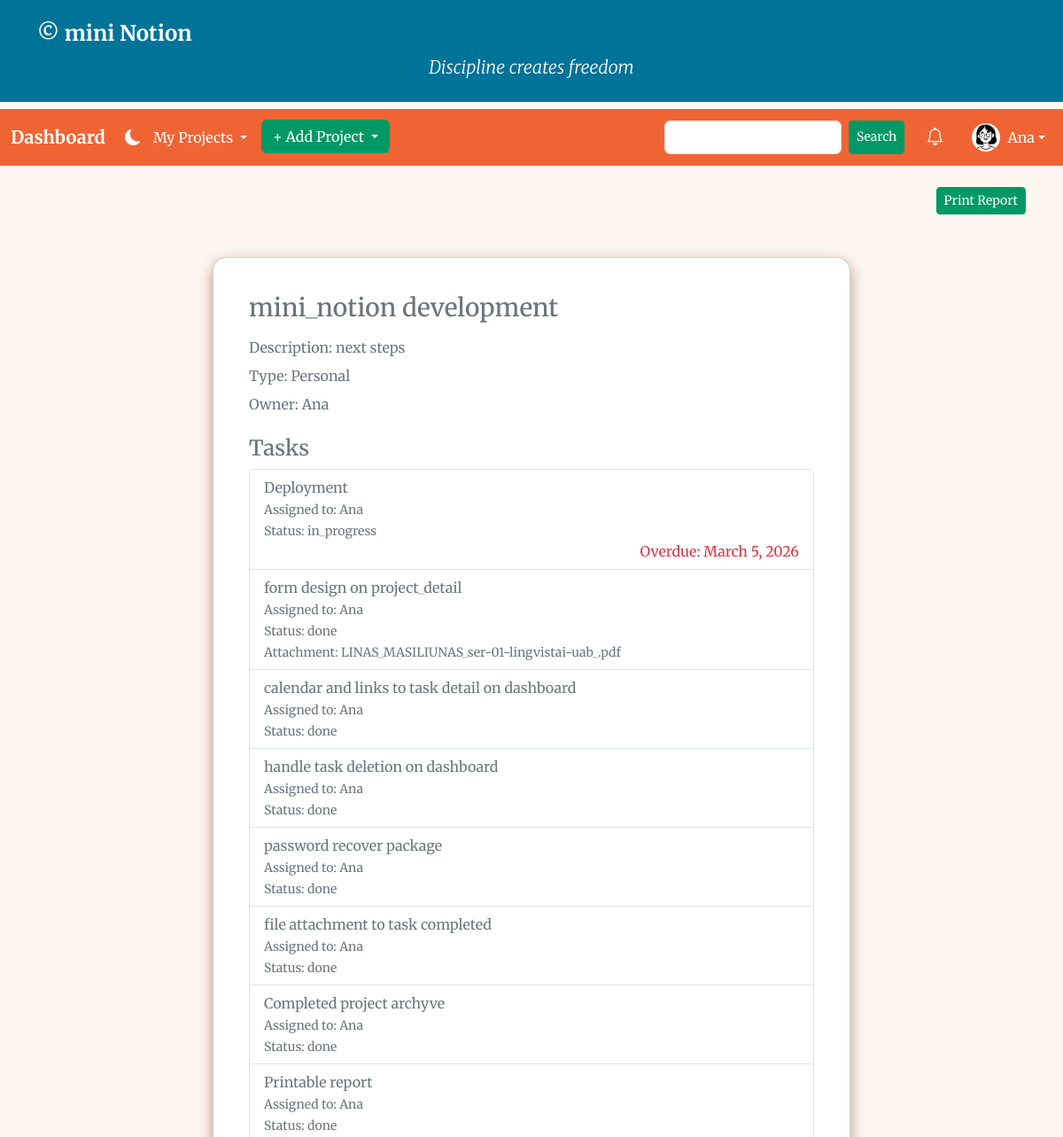
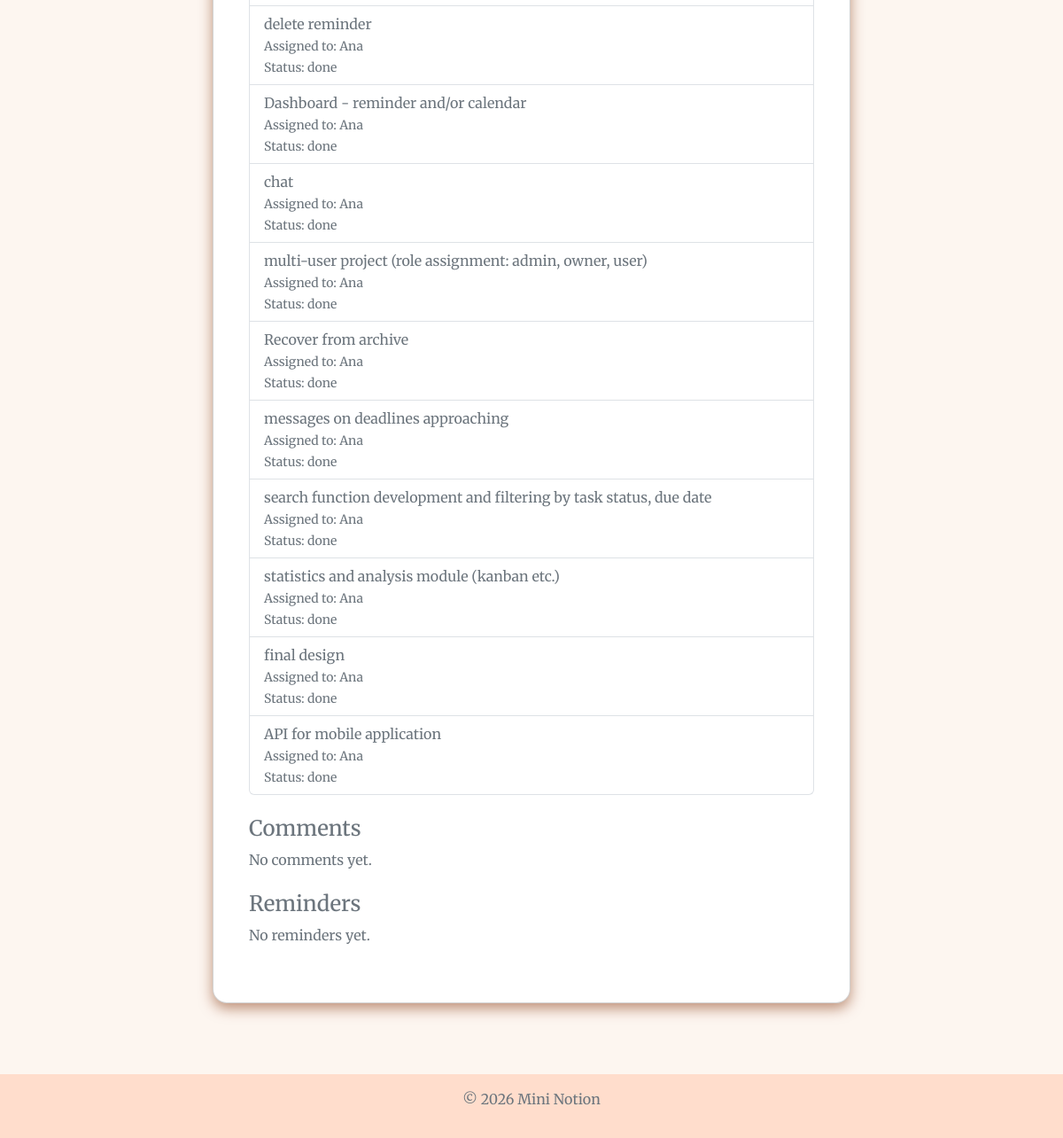
/shared/30/ (signed in), run on the app's committed database (2 pictures, top to bottom).
### mini_notion/models.py (models this page shows, shortened)
class UserProfile(models.Model):
    SYSTEM_ROLE_CHOICES = [
        ('admin', 'Admin'),
        ('pm', 'Project Manager'),
        ('user', 'User'),
    ]
    user = models.OneToOneField(User, on_delete=models.CASCADE)
    system_role = models.CharField(
        max_length=10,
        choices=SYSTEM_ROLE_CHOICES,
        default='user'
    )
    date_of_birth = models.DateField(null=True, blank=True)
    address = models.TextField(null=True, blank=True)
    drivers_category = models.CharField(max_length=10, null=True, blank=True)
    education_documents = models.FileField(upload_to='education_docs/', null=True, blank=True)
    reminders = models.BooleanField(default=True)
    email_notifications = models.BooleanField(default=True)
    in_app_notifications = models.BooleanField(default=True)
    theme = models.CharField(max_length=10, choices=[('light', 'Light'), ('dark', 'Dark')], default='light')
    default_view = models.CharField(max_length=10, choices=[('list', 'List'), ('grid', 'Grid')], default='list')
    language = models.CharField(max_length=5, choices=[('en', 'English'), ('lt', 'Lithuanian')], default='en')
    photo = models.ImageField(upload_to='profile_photos/', null=True, blank=True)

class Project(models.Model):
    PROJECT_TYPES = [
        ('personal', 'Personal'),
        ('work', 'Work'),
    ]
    title = models.CharField(max_length=200)
    description = models.TextField(blank=True)
    project_type = models.CharField(max_length=20, choices=PROJECT_TYPES)
    due_date = models.DateField(null=True, blank=True, db_index=True)
    owner = models.ForeignKey(
        User,
        on_delete=models.CASCADE,
        related_name='owned_projects'
    )
    members = models.ManyToManyField(
        User,
        through='ProjectMembership',
        related_name='member_projects'
    )
    created_at = models.DateTimeField(auto_now_add=True)
    is_completed = models.BooleanField(default=False)

class Task(models.Model):
    STATUS_TODO = 'todo'
    STATUS_IN_PROGRESS = 'in_progress'
    STATUS_DONE = 'done'
    STATUS_CHOICES = (
        (STATUS_TODO, 'To Do'),
        (STATUS_IN_PROGRESS, 'In Progress'),
        (STATUS_DONE, 'Done'),
    )
    LEGACY_STATUS_MAP = {
        'Not Started': STATUS_TODO,
        'Pending': STATUS_TODO,
        'In Progress': STATUS_IN_PROGRESS,
        'Completed': STATUS_DONE,
    }
    project = models.ForeignKey(Project, on_delete=models.CASCADE, related_name='tasks')
    title = models.CharField(max_length=200)
    description = models.TextField(blank=True, null=True)
    status = models.CharField(
        max_length=20,
        choices=STATUS_CHOICES,
        default=STATUS_TODO,
        db_index=True
    )
    due_date = models.DateField(null=True, blank=True, db_index=True)
    assigned_to = models.ForeignKey(User, on_delete=models.SET_NULL, null=True, blank=True, related_name='tasks')
    created_at = models.DateTimeField(auto_now_add=True)
    attachment = models.FileField(upload_to='task_attachments/', blank=True, null=True)
    estimated_time = models.DurationField(null=True, blank=True)
    @property
    def is_overdue(self):
        from django.utils import timezone
        if not self.due_date:
            return False
        if self.status == self.STATUS_DONE:
            return False
        return self.due_date < timezone.now().date()

### mini_notion/views.py (the view)
# urls.py: path('shared/<int:pk>/', views.shared_project_detail, name='shared_project_detail'),
@login_required
def shared_project_detail(request, pk):
    project = get_object_or_404(Project, pk=pk)
    if not _user_can_access_project(request.user, project):
        raise PermissionDenied("You do not have access to this shared project.")
    today = date.today()
    tasks = project.tasks.all()
    for task in tasks:
        if task.attachment:
            task.attachment_filename = os.path.basename(task.attachment.name)
    tasks = sorted(
        tasks,
        key=lambda t: (not t.is_overdue, t.due_date if t.due_date else date.max)
    )
    comments = project.comments.all()
    reminders = project.reminders.all()
    return render(request, 'mini_notion/reports.html', {
        'project': project,
        'today': today,
        'tasks': tasks,
        'comments': comments,
        'reminders': reminders,
    })

### mini_notion/context_processors.py (called while the page is built)
def hero_phrase(request):
    return {
        'hero_phrase': random.choice(PHRASES)
    }

def reminders_for_user(request):
    if not request.user.is_authenticated:
        return {}
    reminders = Reminder.objects.filter(
        project__owner=request.user,
        completed=False
    ).order_by('due_time')[:5]
    for r in reminders:
        r.is_overdue = r.due_time < now()
    return {'navbar_reminders': reminders}

### mini_notion/views.py (called while the page is built)
def _user_can_access_project(user, project):
    if not user.is_authenticated:
        return False
    return (
        project.owner_id == user.id
        or project.members.filter(id=user.id).exists()
        or project.tasks.filter(assigned_to=user).exists()
    )

### mini_notion/templates/mini_notion/reports.html (shortened to what this page needs)
{% extends "mini_notion/base.html" %}
{% load static %}
{% block content %}
<div class="d-flex justify-content-end mb-3 no-print">
    <button onclick="window.print()" class="btn btn-outline-secondary btn-sm">Print Report</button>
</div>
<div class="container my-5">
    <div class="row justify-content-center">
        <div class="col-lg-8">
            <div class="card p-4 report-card text-secondary">
                <div class="card-body">
                    <div class="project-info-section mb-4">
                        <h3 class="card-title mb-3 text-secondary">{{ project.title }}</h3>
                        {% if project.description %}
                        <p class="mb-2 text-secondary"><span class="fw-normal">Description:</span> {{ project.description }}</p>
                        {% endif %}
                        <p class="mb-2 text-secondary"><span class="fw-normal">Type:</span> {{ project.get_project_type_display }}</p>
                        <p class="mb-2 text-secondary"><span class="fw-normal">Owner:</span> {{ project.owner.username }}</p>
                    </div>
                    <div class="tasks-section mb-4">
                        <h4 class="mt-4 text-secondary">Tasks</h4>
                        {% if tasks %}
                        <ul class="list-group">
                            {% for t in tasks %}
                            <li class="list-group-item text-secondary">
                                <div>
                                    <span class="fw-normal">{{ t.title }}</span>
                                    {% if t.assigned_to %}
                                    <br><small>Assigned to: {{ t.assigned_to.username }}</small>
                                    {% endif %}
                                    {% if t.status %}
                                    <br><small>Status: {{ t.status }}</small>
                                    {% endif %}
                                    {% if t.attachment %}
                                    <br><small>Attachment: {{ t.attachment_filename|default:t.attachment.name }}</small>
                                    {% endif %}
                                </div>
                                {% if t.is_overdue %}
                                <div class="float-end text-danger">
                                    Overdue: {{ t.due_date }}
                                </div>
                                {% endif %}
                            </li>
                            {% endfor %}
                        </ul>
                        {% else %}
                        <p class="text-secondary">No tasks yet.</p>
                        {% endif %}
                    </div>
                    <div class="comments-section mb-4">
                        <h4 class="mt-4 text-secondary">Comments</h4>
                        {% if comments %}
                        <ul class="list-group">
                            {% for comment in comments %}
                            <li class="list-group-item text-secondary">
                                <span class="fw-normal">{{ comment.user.username }}:</span> {{ comment.content }}
                                <br><small>{{ comment.created_at|date:"Y-m-d H:i" }}</small>
                            </li>
                            {% endfor %}
                        </ul>
                        {% else %}
                        <p class="text-secondary">No comments yet.</p>
                        {% endif %}
                    </div>
                    <div class="reminders-section mb-4">
                        <h4 class="mt-4 text-secondary">Reminders</h4>
                        {% if reminders %}
                        <ul class="list-group">
                            {% for reminder in reminders %}
                            <li class="list-group-item text-secondary">
                                <span class="fw-normal">{{ reminder.title }}</span>
                                {% if reminder.due_time %}
                                <span class="float-end">Due: {{ reminder.due_time }}</span>
                                {% endif %}
                            </li>
                            {% endfor %}
                        </ul>
                        {% else %}
                        <p class="text-secondary">No reminders yet.</p>
                        {% endif %}
                    </div>
                </div>
            </div>
        </div>
    </div>
</div>
{% endblock %}

### mini_notion/templates/mini_notion/base.html (shortened to what this page needs)
<!DOCTYPE html>
{% load static %}
<html lang="en">
<head>
    <link href="https://cdn.jsdelivr.net/npm/bootstrap@5.3.3/dist/css/bootstrap.min.css" rel="stylesheet">
    <link href="https://cdn.jsdelivr.net/npm/bootstrap-icons@1.11.3/font/bootstrap-icons.css" rel="stylesheet">
    <link href="{% static 'custom.css' %}" rel="stylesheet">
</head>
<body class="{% if request.user.is_authenticated and request.user.userprofile.theme == 'dark' %}dark-mode{% endif %}">
<div class="page-wrapper d-flex flex-column min-vh-100">
    <div class="hero-section w-100 py-4 mb-2">
        <div class="container d-flex flex-column">
            <h4 class="fw-bold mb-2" style="text-align: left;">&copy; mini Notion</h4>
            <p class="text-center fw-light fst-italic mb-0" style="font-size: 1.25rem;">{{ hero_phrase }}</p>
        </div>
    </div>
    {% include 'mini_notion/navbar.html' %}
    <div class="page-content flex-grow-1 container mt-4">
        {% block content %}{% endblock %}
    </div>
    <footer class="mt-auto py-3 text-center bg-light dark-mode:bg-dark">
        <p>&copy; 2026 Mini Notion</p>
    </footer>
</div>
</body>
</html>

### mini_notion/templates/mini_notion/navbar.html (shortened to what this page needs)
{% load static %}
<nav class="navbar navbar-expand-lg navbar-dark" style="background-color: #F06434;">
    <div class="container-fluid">
        <a class="navbar-brand text-white fw-bold" href="{% url 'dashboard' %}">
            Dashboard
        </a>
        <div class="collapse navbar-collapse" id="navbarNav">
            <div class="navbar-left" style="display:flex;align-items:center;">
                <button id="theme-toggle" aria-label="Toggle theme"
                        style="background:none;border:0;cursor:pointer;padding:6px;font-size:18px">
                    <i id="theme-icon" class="bi bi-moon-fill" aria-hidden="true"></i>
                </button>
            </div>
            <ul class="navbar-nav me-auto mb-2 mb-lg-0 gap-2">
                {% if user.is_authenticated %}
                <li class="nav-item dropdown">
                    <a class="nav-link dropdown-toggle text-white" href="#" data-bs-toggle="dropdown">
                        My Projects
                    </a>
                </li>
                <li class="nav-item dropdown">
                    <a class="btn btn-success dropdown-toggle" href="#" data-bs-toggle="dropdown">
                        + Add Project
                    </a>
                </li>
                {% endif %}
            </ul>
            <form class="d-flex my-2 my-lg-0 ms-lg-auto me-lg-3"
                  method="get"
                  action="{% url 'search_results' %}">
                <input class="form-control me-2"
                       style="max-width: 200px;"
                       type="search"
                       name="q"
                       required>
                <button class="btn btn-outline-light btn-sm" type="submit">Search</button>
            </form>
            <ul class="navbar-nav d-flex flex-row align-items-center gap-3 mt-3 mt-lg-0 px-2 px-lg-0">
                {% if user.is_authenticated %}
                <li class="nav-item dropdown">
                    <a class="nav-link text-white" href="#" data-bs-toggle="dropdown">
                        <span class="position-relative d-inline-block">
                            <i class="bi bi-bell fs-5"></i>
                        </span>
                    </a>
                </li>
                <li class="nav-item dropdown">
                    <a class="nav-link dropdown-toggle d-flex align-items-center text-white"
                       href="#" data-bs-toggle="dropdown">
                        {% if user.userprofile.photo %}
                        <img src="{{ user.userprofile.photo.url }}" alt="Profile" class="rounded-circle me-2" width="32"
                             height="32">
                        {% else %}
                        <i class="bi bi-person-circle me-2 fs-5"></i>
                        {% endif %}
                        {{ user.username }}
                    </a>
                </li>
                {% else %}
                <li class="nav-item"><a class="nav-link text-white" href="{% url 'signup' %}">Sign Up</a></li>
                <li class="nav-item"><a class="nav-link text-white" href="{% url 'login' %}">Login</a></li>
                {% endif %}
            </ul>
        </div>
    </div>
</nav>

### mini_notion/static/custom.css (style rules this page uses)
.page-wrapper { display: flex; flex-direction: column; min-height: 100vh; }
.page-content { flex: 1; }
body:not(.dark-mode) footer { background-color: #ffddcc !important; padding: 1rem 2rem; text-align: center; min-height: 50px; display: flex; align-items: center; justify-content: center; box-sizing: border-box; width: 100%; }
a { color: #007399 !important; text-decoration: none; }
body { background-color: #fdf6f0; color: #6c757d; font-family: 'Merriweather', serif; }
.hero-section { background-color: #007399; padding: 4rem 0; color: white; }
.card, .card-dashboard { background-color: #fff !important; color: #6c757d !important; border-radius: 16px; text-align: left; padding: 1.5rem; max-width: 100%; margin-bottom: 2rem; box-shadow: 0 6px 15px rgba(128, 43, 0, 0.5); }
button.btn, input[type="submit"], input[type="button"], a.btn { background-color: #009966 !important; border-color: #009966 !important; color: #fff !important; }
footer { width: 100%; padding: 1rem 2rem; background-color: inherit; color: inherit; text-align: center; box-sizing: border-box; }

### mini_notion/templates/mini_notion/navbar.html (style rules this page uses)
#theme-toggle, #theme-toggle .bi, #theme-toggle i { color: #ffffff !important; fill: #ffffff !important; }

### data on the page
Project: title "mini_notion development", description "next steps", project_type "Personal", owner.username "Ana"
Task: title "Deployment", assigned_to.username "Ana", status "in_progress", due_date "March 5, 2026"
Task: title "form design on project_detail", assigned_to.username "Ana", status "done", attachment_filename "LINAS_MASILIUNAS_ser-01-lingvistai-uab_.pdf"
Task: title "calendar and links to task detail on dashboard", assigned_to.username "Ana", status "done"
Task: title "handle task deletion on dashboard", assigned_to.username "Ana", status "done"
Task: title "password recover package", assigned_to.username "Ana", status "done"
Task: title "file attachment to task completed", assigned_to.username "Ana", status "done"
Task: title "Completed project archyve", assigned_to.username "Ana", status "done"
Task: title "Printable report", assigned_to.username "Ana", status "done"
Task: title "delete reminder", assigned_to.username "Ana", status "done"
Task: title "Dashboard - reminder and/or calendar", assigned_to.username "Ana", status "done"
Task: title "chat", assigned_to.username "Ana", status "done"
Task: title "multi-user project (role assignment: admin, owner, user)", assigned_to.username "Ana", status "done"
Task: title "Recover from archive", assigned_to.username "Ana", status "done"
Task: title "messages on deadlines approaching", assigned_to.username "Ana", status "done"
Task: title "search function development and filtering by task status, due date", assigned_to.username "Ana", status "done"
Task: title "statistics and analysis module (kanban etc.)", assigned_to.username "Ana", status "done"
Task: title "final design", assigned_to.username "Ana", status "done"
Task: title "API for mobile application", assigned_to.username "Ana", status "done"

### other printed values
{{ user.username }} "Ana"
